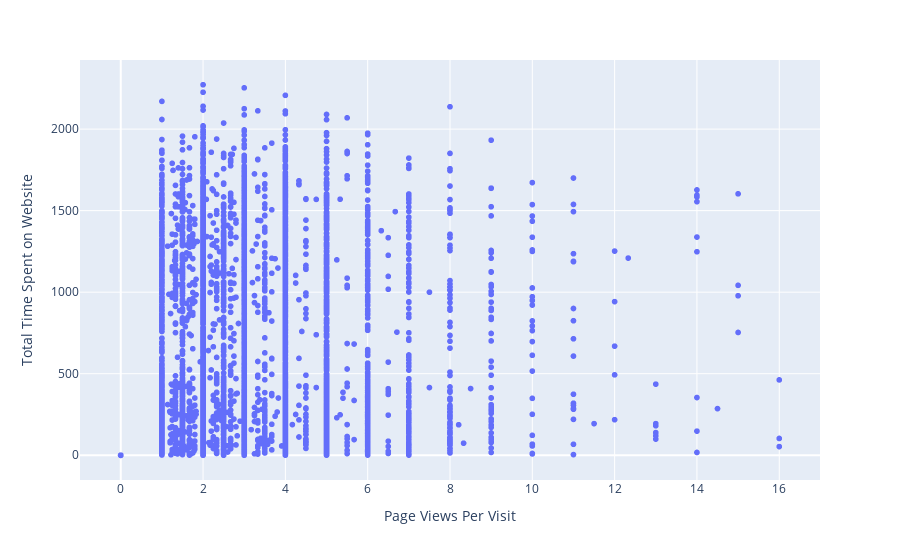

Write notebook code for a chart like this one.
### Code cell
fig = px.scatter(df_leads, x='Page Views Per Visit', y='Total Time Spent on Website')
fig.show()

### Figure 1 — Plotly figure (JSON) as saved in the notebook; plotly's stock layout.template omitted (floating-point values rounded to 4 significant figures; data arrays with more than 128 entries replaced by an {"elided": "..."} marker saying what was removed)
{"data": [{"hovertemplate": "Page Views Per Visit=%{x}<br>Total Time Spent on Website=%{y}<extra></extra>", "legendgroup": "", "marker": {"color": "#636efa", "symbol": "circle"}, "mode": "markers", "name": "", "showlegend": false, "type": "scattergl", "x": {"elided": "9103 float values"}, "xaxis": "x", "y": {"elided": "9103 int values"}, "yaxis": "y"}], "layout": {"legend": {"tracegroupgap": 0}, "margin": {"t": 60}, "xaxis": {"anchor": "y", "domain": [0, 1], "title": {"text": "Page Views Per Visit"}}, "yaxis": {"anchor": "x", "domain": [0, 1], "title": {"text": "Total Time Spent on Website"}}}}
